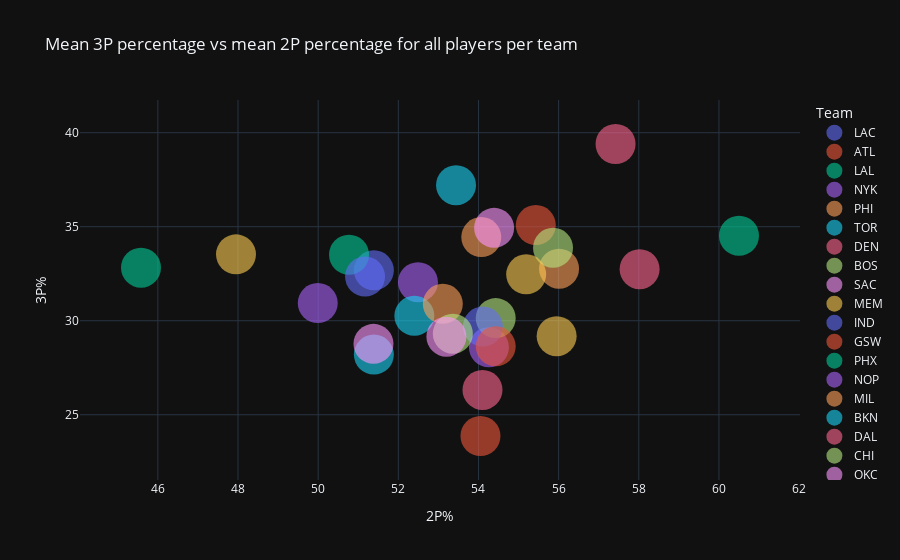

Notebook code for this chart:
### Code cell
# 9. Quais times tiveram maior efetividade em bolas de três e quais tiveram maior em infiltrações e bolas de meia distância? Em um grafico de dispersão
px.scatter(data_frame=df_times,
           x='2P%',
           y='3P%',
           hover_data='Team',
           template='plotly_dark',
           color='Team',
           title='Mean 3P percentage vs mean 2P percentage for all players per team',
           opacity=0.6).update_traces(marker_size=40)

### Figure 1 — Plotly figure (JSON) as saved in the notebook; plotly's stock layout.template omitted (floating-point values rounded to 4 significant figures)
{"data": [{"customdata": [["LAC"]], "hovertemplate": "Team=%{customdata[0]}<br>2P%=%{x}<br>3P%=%{y}<extra></extra>", "legendgroup": "LAC", "marker": {"color": "#636efa", "opacity": 0.6, "size": 40, "symbol": "circle"}, "mode": "markers", "name": "LAC", "orientation": "v", "showlegend": true, "type": "scatter", "x": [51.39], "xaxis": "x", "y": [32.68], "yaxis": "y"}, {"customdata": [["ATL"]], "hovertemplate": "Team=%{customdata[0]}<br>2P%=%{x}<br>3P%=%{y}<extra></extra>", "legendgroup": "ATL", "marker": {"color": "#EF553B", "opacity": 0.6, "size": 40, "symbol": "circle"}, "mode": "markers", "name": "ATL", "orientation": "v", "showlegend": true, "type": "scatter", "x": [54.05], "xaxis": "x", "y": [23.87], "yaxis": "y"}, {"customdata": [["LAL"]], "hovertemplate": "Team=%{customdata[0]}<br>2P%=%{x}<br>3P%=%{y}<extra></extra>", "legendgroup": "LAL", "marker": {"color": "#00cc96", "opacity": 0.6, "size": 40, "symbol": "circle"}, "mode": "markers", "name": "LAL", "orientation": "v", "showlegend": true, "type": "scatter", "x": [45.58], "xaxis": "x", "y": [32.82], "yaxis": "y"}, {"customdata": [["NYK"]], "hovertemplate": "Team=%{customdata[0]}<br>2P%=%{x}<br>3P%=%{y}<extra></extra>", "legendgroup": "NYK", "marker": {"color": "#ab63fa", "opacity": 0.6, "size": 40, "symbol": "circle"}, "mode": "markers", "name": "NYK", "orientation": "v", "showlegend": true, "type": "scatter", "x": [54.26], "xaxis": "x", "y": [28.59], "yaxis": "y"}, {"customdata": [["PHI"]], "hovertemplate": "Team=%{customdata[0]}<br>2P%=%{x}<br>3P%=%{y}<extra></extra>", "legendgroup": "PHI", "marker": {"color": "#FFA15A", "opacity": 0.6, "size": 40, "symbol": "circle"}, "mode": "markers", "name": "PHI", "orientation": "v", "showlegend": true, "type": "scatter", "x": [56.01], "xaxis": "x", "y": [32.77], "yaxis": "y"}, {"customdata": [["TOR"]], "hovertemplate": "Team=%{customdata[0]}<br>2P%=%{x}<br>3P%=%{y}<extra></extra>", "legendgroup": "TOR", "marker": {"color": "#19d3f3", "opacity": 0.6, "size": 40, "symbol": "circle"}, "mode": "markers", "name": "TOR", "orientation": "v", "showlegend": true, "type": "scatter", "x": [51.39], "xaxis": "x", "y": [28.2], "yaxis": "y"}, {"customdata": [["DEN"]], "hovertemplate": "Team=%{customdata[0]}<br>2P%=%{x}<br>3P%=%{y}<extra></extra>", "legendgroup": "DEN", "marker": {"color": "#FF6692", "opacity": 0.6, "size": 40, "symbol": "circle"}, "mode": "markers", "name": "DEN", "orientation": "v", "showlegend": true, "type": "scatter", "x": [57.42], "xaxis": "x", "y": [39.4], "yaxis": "y"}, {"customdata": [["BOS"]], "hovertemplate": "Team=%{customdata[0]}<br>2P%=%{x}<br>3P%=%{y}<extra></extra>", "legendgroup": "BOS", "marker": {"color": "#B6E880", "opacity": 0.6, "size": 40, "symbol": "circle"}, "mode": "markers", "name": "BOS", "orientation": "v", "showlegend": true, "type": "scatter", "x": [54.43], "xaxis": "x", "y": [30.14], "yaxis": "y"}, {"customdata": [["SAC"]], "hovertemplate": "Team=%{customdata[0]}<br>2P%=%{x}<br>3P%=%{y}<extra></extra>", "legendgroup": "SAC", "marker": {"color": "#FF97FF", "opacity": 0.6, "size": 40, "symbol": "circle"}, "mode": "markers", "name": "SAC", "orientation": "v", "showlegend": true, "type": "scatter", "x": [51.38], "xaxis": "x", "y": [28.77], "yaxis": "y"}, {"customdata": [["MEM"]], "hovertemplate": "Team=%{customdata[0]}<br>2P%=%{x}<br>3P%=%{y}<extra></extra>", "legendgroup": "MEM", "marker": {"color": "#FECB52", "opacity": 0.6, "size": 40, "symbol": "circle"}, "mode": "markers", "name": "MEM", "orientation": "v", "showlegend": true, "type": "scatter", "x": [55.95], "xaxis": "x", "y": [29.18], "yaxis": "y"}, {"customdata": [["IND"]], "hovertemplate": "Team=%{customdata[0]}<br>2P%=%{x}<br>3P%=%{y}<extra></extra>", "legendgroup": "IND", "marker": {"color": "#636efa", "opacity": 0.6, "size": 40, "symbol": "circle"}, "mode": "markers", "name": "IND", "orientation": "v", "showlegend": true, "type": "scatter", "x": [54.11], "xaxis": "x", "y": [29.69], "yaxis": "y"}, {"customdata": [["GSW"]], "hovertemplate": "Team=%{customdata[0]}<br>2P%=%{x}<br>3P%=%{y}<extra></extra>", "legendgroup": "GSW", "marker": {"color": "#EF553B", "opacity": 0.6, "size": 40, "symbol": "circle"}, "mode": "markers", "name": "GSW", "orientation": "v", "showlegend": true, "type": "scatter", "x": [55.43], "xaxis": "x", "y": [35.09], "yaxis": "y"}, {"customdata": [["PHX"]], "hovertemplate": "Team=%{customdata[0]}<br>2P%=%{x}<br>3P%=%{y}<extra></extra>", "legendgroup": "PHX", "marker": {"color": "#00cc96", "opacity": 0.6, "size": 40, "symbol": "circle"}, "mode": "markers", "name": "PHX", "orientation": "v", "showlegend": true, "type": "scatter", "x": [50.77], "xaxis": "x", "y": [33.51], "yaxis": "y"}, {"customdata": [["NOP"]], "hovertemplate": "Team=%{customdata[0]}<br>2P%=%{x}<br>3P%=%{y}<extra></extra>", "legendgroup": "NOP", "marker": {"color": "#ab63fa", "opacity": 0.6, "size": 40, "symbol": "circle"}, "mode": "markers", "name": "NOP", "orientation": "v", "showlegend": true, "type": "scatter", "x": [52.49], "xaxis": "x", "y": [32.05], "yaxis": "y"}, {"customdata": [["MIL"]], "hovertemplate": "Team=%{customdata[0]}<br>2P%=%{x}<br>3P%=%{y}<extra></extra>", "legendgroup": "MIL", "marker": {"color": "#FFA15A", "opacity": 0.6, "size": 40, "symbol": "circle"}, "mode": "markers", "name": "MIL", "orientation": "v", "showlegend": true, "type": "scatter", "x": [54.07], "xaxis": "x", "y": [34.45], "yaxis": "y"}, {"customdata": [["BKN"]], "hovertemplate": "Team=%{customdata[0]}<br>2P%=%{x}<br>3P%=%{y}<extra></extra>", "legendgroup": "BKN", "marker": {"color": "#19d3f3", "opacity": 0.6, "size": 40, "symbol": "circle"}, "mode": "markers", "name": "BKN", "orientation": "v", "showlegend": true, "type": "scatter", "x": [52.4], "xaxis": "x", "y": [30.26], "yaxis": "y"}, {"customdata": [["DAL"]], "hovertemplate": "Team=%{customdata[0]}<br>2P%=%{x}<br>3P%=%{y}<extra></extra>", "legendgroup": "DAL", "marker": {"color": "#FF6692", "opacity": 0.6, "size": 40, "symbol": "circle"}, "mode": "markers", "name": "DAL", "orientation": "v", "showlegend": true, "type": "scatter", "x": [58.02], "xaxis": "x", "y": [32.74], "yaxis": "y"}, {"customdata": [["CHI"]], "hovertemplate": "Team=%{customdata[0]}<br>2P%=%{x}<br>3P%=%{y}<extra></extra>", "legendgroup": "CHI", "marker": {"color": "#B6E880", "opacity": 0.6, "size": 40, "symbol": "circle"}, "mode": "markers", "name": "CHI", "orientation": "v", "showlegend": true, "type": "scatter", "x": [55.86], "xaxis": "x", "y": [33.88], "yaxis": "y"}, {"customdata": [["OKC"]], "hovertemplate": "Team=%{customdata[0]}<br>2P%=%{x}<br>3P%=%{y}<extra></extra>", "legendgroup": "OKC", "marker": {"color": "#FF97FF", "opacity": 0.6, "size": 40, "symbol": "circle"}, "mode": "markers", "name": "OKC", "orientation": "v", "showlegend": true, "type": "scatter", "x": [54.39], "xaxis": "x", "y": [34.94], "yaxis": "y"}, {"customdata": [["MIN"]], "hovertemplate": "Team=%{customdata[0]}<br>2P%=%{x}<br>3P%=%{y}<extra></extra>", "legendgroup": "MIN", "marker": {"color": "#FECB52", "opacity": 0.6, "size": 40, "symbol": "circle"}, "mode": "markers", "name": "MIN", "orientation": "v", "showlegend": true, "type": "scatter", "x": [55.19], "xaxis": "x", "y": [32.47], "yaxis": "y"}, {"customdata": [["POR"]], "hovertemplate": "Team=%{customdata[0]}<br>2P%=%{x}<br>3P%=%{y}<extra></extra>", "legendgroup": "POR", "marker": {"color": "#636efa", "opacity": 0.6, "size": 40, "symbol": "circle"}, "mode": "markers", "name": "POR", "orientation": "v", "showlegend": true, "type": "scatter", "x": [51.17], "xaxis": "x", "y": [32.35], "yaxis": "y"}, {"customdata": [["MIA"]], "hovertemplate": "Team=%{customdata[0]}<br>2P%=%{x}<br>3P%=%{y}<extra></extra>", "legendgroup": "MIA", "marker": {"color": "#EF553B", "opacity": 0.6, "size": 40, "symbol": "circle"}, "mode": "markers", "name": "MIA", "orientation": "v", "showlegend": true, "type": "scatter", "x": [54.43], "xaxis": "x", "y": [28.64], "yaxis": "y"}, {"customdata": [["CLE"]], "hovertemplate": "Team=%{customdata[0]}<br>2P%=%{x}<br>3P%=%{y}<extra></extra>", "legendgroup": "CLE", "marker": {"color": "#00cc96", "opacity": 0.6, "size": 40, "symbol": "circle"}, "mode": "markers", "name": "CLE", "orientation": "v", "showlegend": true, "type": "scatter", "x": [60.5], "xaxis": "x", "y": [34.52], "yaxis": "y"}, {"customdata": [["WAS"]], "hovertemplate": "Team=%{customdata[0]}<br>2P%=%{x}<br>3P%=%{y}<extra></extra>", "legendgroup": "WAS", "marker": {"color": "#ab63fa", "opacity": 0.6, "size": 40, "symbol": "circle"}, "mode": "markers", "name": "WAS", "orientation": "v", "showlegend": true, "type": "scatter", "x": [49.99], "xaxis": "x", "y": [30.94], "yaxis": "y"}, {"customdata": [["SAS"]], "hovertemplate": "Team=%{customdata[0]}<br>2P%=%{x}<br>3P%=%{y}<extra></extra>", "legendgroup": "SAS", "marker": {"color": "#FFA15A", "opacity": 0.6, "size": 40, "symbol": "circle"}, "mode": "markers", "name": "SAS", "orientation": "v", "showlegend": true, "type": "scatter", "x": [53.11], "xaxis": "x", "y": [30.9], "yaxis": "y"}, {"customdata": [["ORL"]], "hovertemplate": "Team=%{customdata[0]}<br>2P%=%{x}<br>3P%=%{y}<extra></extra>", "legendgroup": "ORL", "marker": {"color": "#19d3f3", "opacity": 0.6, "size": 40, "symbol": "circle"}, "mode": "markers", "name": "ORL", "orientation": "v", "showlegend": true, "type": "scatter", "x": [53.44], "xaxis": "x", "y": [37.21], "yaxis": "y"}, {"customdata": [["DET"]], "hovertemplate": "Team=%{customdata[0]}<br>2P%=%{x}<br>3P%=%{y}<extra></extra>", "legendgroup": "DET", "marker": {"color": "#FF6692", "opacity": 0.6, "size": 40, "symbol": "circle"}, "mode": "markers", "name": "DET", "orientation": "v", "showlegend": true, "type": "scatter", "x": [54.1], "xaxis": "x", "y": [26.32], "yaxis": "y"}, {"customdata": [["HOU"]], "hovertemplate": "Team=%{customdata[0]}<br>2P%=%{x}<br>3P%=%{y}<extra></extra>", "legendgroup": "HOU", "marker": {"color": "#B6E880", "opacity": 0.6, "size": 40, "symbol": "circle"}, "mode": "markers", "name": "HOU", "orientation": "v", "showlegend": true, "type": "scatter", "x": [53.36], "xaxis": "x", "y": [29.31], "yaxis": "y"}, {"customdata": [["UTA"]], "hovertemplate": "Team=%{customdata[0]}<br>2P%=%{x}<br>3P%=%{y}<extra></extra>", "legendgroup": "UTA", "marker": {"color": "#FF97FF", "opacity": 0.6, "size": 40, "symbol": "circle"}, "mode": "markers", "name": "UTA", "orientation": "v", "showlegend": true, "type": "scatter", "x": [53.2], "xaxis": "x", "y": [29.15], "yaxis": "y"}, {"customdata": [["CHA"]], "hovertemplate": "Team=%{customdata[0]}<br>2P%=%{x}<br>3P%=%{y}<extra></extra>", "legendgroup": "CHA", "marker": {"color": "#FECB52", "opacity": 0.6, "size": 40, "symbol": "circle"}, "mode": "markers", "name": "CHA", "orientation": "v", "showlegend": true, "type": "scatter", "x": [47.95], "xaxis": "x", "y": [33.53], "yaxis": "y"}], "layout": {"legend": {"title": {"text": "Team"}, "tracegroupgap": 0}, "title": {"text": "Mean 3P percentage vs mean 2P percentage for all players per team"}, "xaxis": {"anchor": "y", "domain": [0, 1], "title": {"text": "2P%"}}, "yaxis": {"anchor": "x", "domain": [0, 1], "title": {"text": "3P%"}}}}
